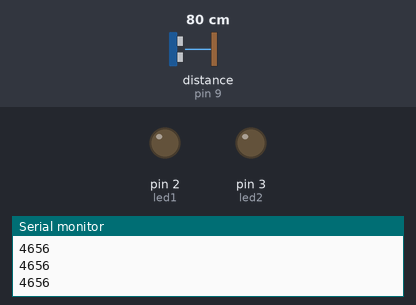
Simulated run of this sketch. Board: Arduino Uno, built with avr-gcc and run on an emulated ATmega328P. On the bench: output pins drawn as LEDs (lit = HIGH), the last lines printed to the serial monitor. Dashed ring = blinking. Inputs (shaded band) come from the test bench; at power-on: distance to the obstacle (sensor on pin 9) 80 cm. The echo pulse lasts 58.3 µs per cm.

Above: at 1.2 s.
1.3 s: distance to the obstacle (sensor on pin 9) set to 19 cm
2.8 s: distance to the obstacle (sensor on pin 9) set to 15 cm
At 3.05 s:
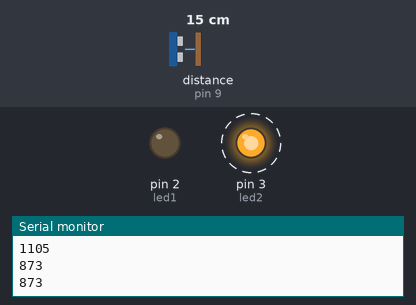
5.8 s: distance to the obstacle (sensor on pin 9) set to 10 cm
8.8 s: distance to the obstacle (sensor on pin 9) set to 7 cm
At 9.1 s:
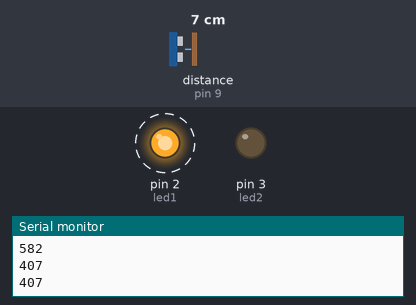
11.8 s: distance to the obstacle (sensor on pin 9) set to 9 cm
At 12.12 s:
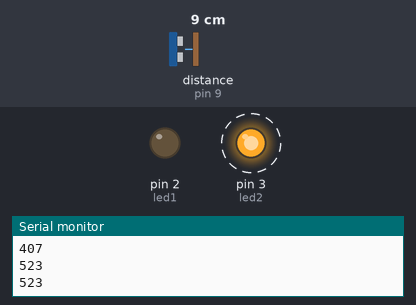
14.8 s: distance to the obstacle (sensor on pin 9) set to 2 cm
At 15.14 s:
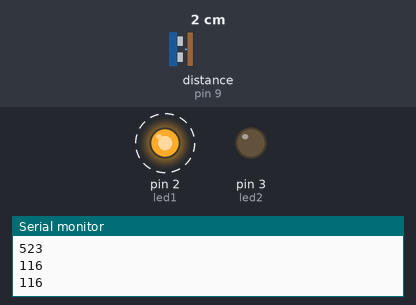
Timing chart, 0 to 18.8 s (numbered marks = the images above; inputs shaded):
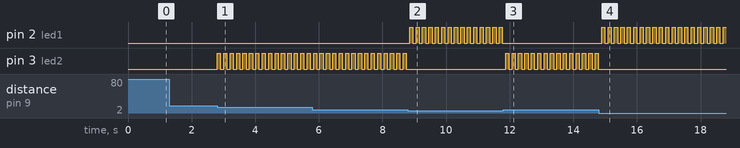

The sketch:

3B_dalnomer_5.ino
```cpp
#include <Ultrasonic.h>
#define TRIGGER_PIN 10
#define ECHO_PIN 9
Ultrasonic ultrasonic(TRIGGER_PIN, ECHO_PIN);
int led1 = 2;
int led2 = 3;
void setup()
{
  Serial.begin(9600);
  pinMode(led1, OUTPUT);
  pinMode(led2, OUTPUT);
}
void loop()
{
  float cmMsec, inMsec;
  long microsec = ultrasonic.timing();

  cmMsec = ultrasonic.convert(microsec, Ultrasonic::CM);
  Serial.println(microsec);
  if (microsec >= 0 and microsec <= 500)
  {
    digitalWrite(led1, HIGH);
    delay(100);
    digitalWrite(led1, LOW);
    delay(100);
  }
  else if (microsec >= 501 and microsec <= 1000)
  {
    digitalWrite(led2, HIGH);
    delay(100);
    digitalWrite(led2, LOW);
    delay(100);
  }
}
```

Measured:
- the behaviour switches between 18 and 17 cm on distance to the obstacle (sensor on pin 9) (found by bisection; images 0 and 1)
- the behaviour switches between 9 and 8 cm on distance to the obstacle (sensor on pin 9) (found by bisection; images 1 and 2)
- after the input at 2.8 s, pin 3 (led2): alternates HIGH for 0.10 s and LOW for 0.10 s, starting at once
- after the input at 8.8 s, pin 2 (led1): alternates HIGH for 0.10 s and LOW for 0.10 s, starting after 0.05 s; pin 3 (led2): stops changing and stays LOW
- after the input at 11.8 s, pin 2 (led1): stops changing and stays LOW; pin 3 (led2): alternates HIGH for 0.10 s and LOW for 0.10 s, starting after 0.07 s
- after the input at 14.8 s, pin 2 (led1): alternates HIGH for 0.10 s and LOW for 0.10 s, starting after 0.09 s; pin 3 (led2): stops changing and stays LOW
